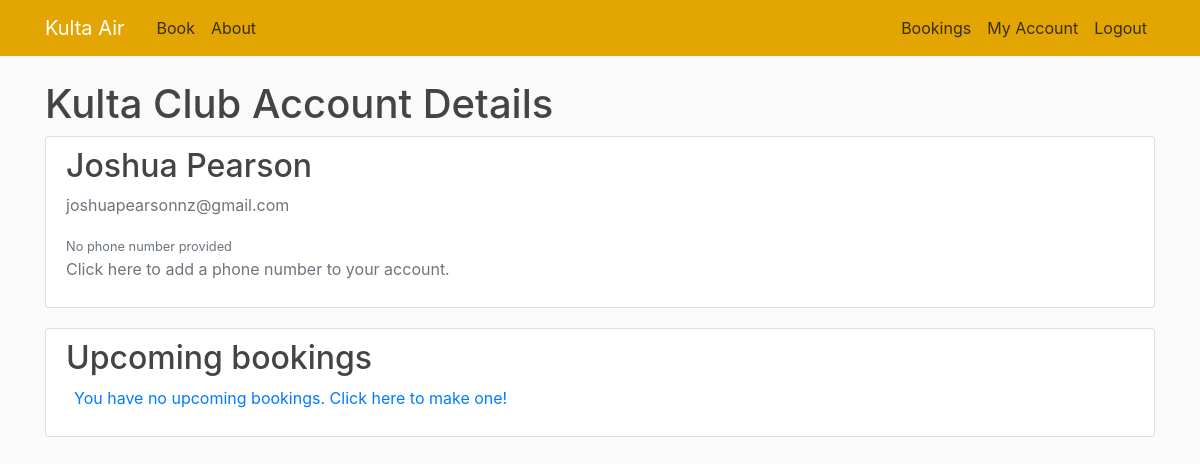
The page /customer (signed in) on the database its author committed.
### flightbookingapp/models.py (models this page shows, shortened)
class Customer(db.Model, UserMixin):
    id = db.Column(db.Integer, primary_key=True, unique=True)
    first_name = db.Column(db.VARCHAR(20), nullable=False)
    last_name = db.Column(db.VARCHAR(20), nullable=False)
    email = db.Column(db.VARCHAR(50), nullable=False, unique=True)
    phone_number = db.Column(db.Integer)
    password = db.Column(db.VARCHAR(60), default=None)
    bookings = db.relationship('Booking', backref='booked_customer', lazy=True)

### flightbookingapp/routes.py (the view)
@app.route('/customer', methods=['GET', 'POST'])
@login_required
def customer():
    if request.method == "POST":
        if request.form.get('cancel') == 'Cancel booking':
            cancel_booking(request.form.get('booking'))
            return redirect(url_for('customer'))
        if request.form.get('view') == 'View invoice':
            return redirect(url_for('invoice', booking_ref=request.form.get('booking'), surname=current_user.last_name))
    flight_info = collect_user_bookings()
    return render_template('customer.html', title='My Account', bookings=flight_info)

### flightbookingapp/models.py (called while the page is built)
@login_manager.user_loader
def load_customer(user_id):
    return Customer.query.get(int(user_id))

### flightbookingapp/routes.py (called while the page is built, shortened)
def collect_user_bookings():
    flight_info = {}
    return flight_info

### flightbookingapp/templates/customer.html
{% extends "layout.html" %}
{% block content %}
    <h1 class="account-heading"> Kulta Club Account Details </h1>
    <div class="content-section">
        <div class="media">
            <div class="media-body">
                <h2 class="account-heading">{{ current_user.first_name }} {{ current_user.last_name }}</h2>
                <p class="text-secondary">{{ current_user.email }}</p>
                {% if current_user.phone_number == None %}
                    <small class="text-secondary">No phone number provided</small>
                    <p class="text-secondary">Click here to add a phone number to your account.</p>
                {% else %}
                    <p class="text-secondary">{{ current_user.phone_number }}</p>
                    <p>Click here to update your phone number.</p>
                {% endif %}
            </div>
        </div>
    </div>
    {% include 'upcoming_bookings.html' %}
{% endblock content %}

### flightbookingapp/templates/layout.html (shortened to what this page needs)
<!DOCTYPE html>
<html lang="en">
<head>
    <link rel="stylesheet" href="https://cdn.jsdelivr.net/npm/bootstrap@4.3.1/dist/css/bootstrap.min.css"
>
    <link rel="stylesheet" type="text/css" href="{{ url_for('static', filename='main.css') }}">
</head>
<body>
<header class="site-header">
    <nav class="navbar navbar-expand-md navbar-dark bg-steel fixed-top">
        <div class="container">
            <a class="navbar-brand mr-4" href="/">Kulta Air</a>
            <div class="collapse navbar-collapse" id="navbarToggle">
                <div class="navbar-nav mr-auto">
                    <a class="nav-item nav-link" href="{{ url_for('home') }}">Book</a>
                    <a class="nav-item nav-link" href="{{ url_for('about') }}">About</a>
                </div>
                <div class="navbar-nav">
                    <a class="nav-item nav-link" href="{{ url_for('bookings') }}">Bookings</a>
                    {% if current_user.is_authenticated %}
                        <a class="nav-item nav-link" href="{{ url_for('customer') }}">My Account</a>
                        <a class="nav-item nav-link" href="{{ url_for('logout') }}">Logout</a>
                    {% else %}
                        <a class="nav-item nav-link" href="{{ url_for('login') }}">Login</a>
                        <a class="nav-item nav-link" href="{{ url_for('register') }}">Register</a>
                    {% endif %}
                </div>
            </div>
        </div>
    </nav>
</header>
<div class="container">
    {% block content %} {% endblock %}
</div>
</body>
</html>

### flightbookingapp/templates/upcoming_bookings.html (shortened to what this page needs)
<div class="content-section">
    <div class="media">
        <div class="media-body">
            <h2 class="bookings-heading">Upcoming bookings</h2>
            {% if bookings == {} %}
                <p class="text-secondary"><a class="ml-2" href="{{ url_for('home') }}">You have no upcoming bookings.
                    Click here to make one!</a></p>
            {% endif %}
        </div>
    </div>
</div>

### flightbookingapp/static/main.css (style rules this page uses)
body { background: #fafafa; color: #333333; margin-top: 5rem; }
h1, h2, h3, h4, h5, h6 { color: #444444; }
.bg-steel { background-color: #e3a502; }
.site-header .navbar-nav .nav-link { color: #352e07; }
.content-section { background: #ffffff; padding: 10px 20px; border: 1px solid #dddddd; border-radius: 3px; margin-bottom: 20px; }

### rows shown on the page
Customer: first_name "Joshua", last_name "Pearson", email "joshuapearsonnz@gmail.com"
